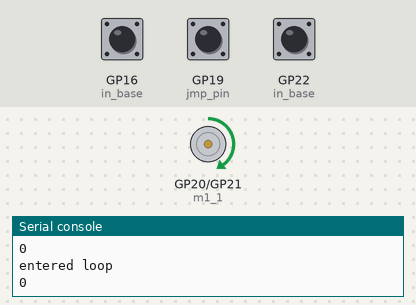
This program was run on a simulated Raspberry Pi Pico running MicroPython. On the bench: motor-driver pin pairs drawn as motors (green arrow = first pin HIGH = forward, orange = second pin HIGH = backward, longer = more drive), the last lines printed to the serial console. Inputs (shaded band) come from the test bench; at power-on: GP22 (in_base) HIGH, GP16 (in_base) HIGH, GP19 (jmp_pin) HIGH.

Above: at 5.0 s.
5.1 s: GP22 (in_base) pulled LOW for 0.15 s
At 5.8 s:
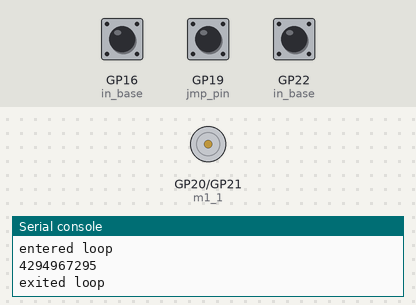
Timing chart, 0 to 8.1 s (numbered marks = the images above; inputs shaded):
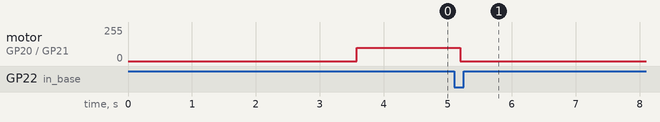

The program:

encoder_motor_tests2.py
```python
# (licence header left out)
# self.encoder = QuadratureDecoder(Pin(19), Pin(22))
# motor 2 with these pins -> motor_2 = Motor(17, 18, 15, 16)
#
from rp2 import PIO, StateMachine, asm_pio
from machine import Pin, PWM
import utime
@asm_pio(autopush=True, push_thresh=32)
def encoder():
    label("start")
    wait(0, pin, 0)         # Wait for CLK to go low
    jmp(pin, "WAIT_HIGH")   # if Data is low
    mov(x, invert(x))           # Increment X
    jmp(x_dec, "nop1")
    label("nop1")
    mov(x, invert(x))
    label("WAIT_HIGH")      # else
    jmp(x_dec, "nop2")          # Decrement X
    label("nop2")

    wait(1, pin, 0)         # Wait for CLK to go high
    jmp(pin, "WAIT_LOW")    # if Data is low
    jmp(x_dec, "nop3")          # Decrement X
    label("nop3")

    label("WAIT_LOW")       # else
    mov(x, invert(x))           # Increment X
    jmp(x_dec, "nop4")
    label("nop4")
    mov(x, invert(x))
    wrap()


sm1 = StateMachine(
    0,
    encoder,
    freq=125_000_000,
    in_base=Pin(22,Pin.IN, Pin.PULL_UP),
    jmp_pin=Pin(19,Pin.IN, Pin.PULL_UP)
    )
sm1.active(1)

sm2 = StateMachine(
    1,
    encoder,
    freq=125_000_000,
    in_base=Pin(16,Pin.IN, Pin.PULL_UP),
    jmp_pin=Pin(15,Pin.IN, Pin.PULL_UP)
    )
sm2.active(1)

# ----------
# Define motors

m1_1 = PWM(Pin(20), freq = 2000)
m1_2 = PWM(Pin(21), freq = 2000)

duration_ms = 1000
start = utime.ticks_ms()

# Example: Run a loop for 2.5 seconds
duration_seconds = 2500
start_time = utime.ticks_ms() # Get the current time in seconds

if __name__ == "__main__":

    while utime.ticks_ms() - start_time < duration_seconds:
        # Your loop code here
        print(f"Loop running, time left: {duration_seconds - (utime.ticks_ms() - start_time)} miliseconds")
        utime.sleep(0.05) # Sleep briefly to prevent the loop from hogging the CPU

    print("Loop finished after 2.5 seconds.")

    print("loading next process...")
    utime.sleep(1)

    utime.sleep(0.05)
    sm1.exec("in_(x, 32)")
    m1_enc = sm1.get()
    sm2.exec("in_(x, 32)")
    m2_enc = sm2.get()
    print(m1_enc, "|",m2_enc)

    target_count = 850
    sm1.exec("in_(x, 32)")
    current_count = sm1.get()
    target_count = (current_count+target_count)
    print(target_count)

    while current_count < target_count:
        print("entered loop")

        m1_1.duty_u16(100*257)
        m1_2.duty_u16(0)

        sm1.rx_fifo()
        sm1.exec("in_(x, 32)")
        current_count = sm1.get()
        print(current_count)

        utime.sleep(0.05)

    print("exited loop")
    m1_1.duty_u16(0)
    m1_2.duty_u16(0)


# --------------------------------------------------------
# Testing other encoder code

# from micromouse import Micromouse
# from machine import Pin, I2C
#
# import time
# import utime
# from PiicoDev_VL53L1X import PiicoDev_VL53L1X
# from PiicoDev_SSD1306 import *
#
# from encoder_sweep import *
#
# mm = Micromouse()
# mm.motor_2.invert_motor()
# mm.drive_stop()
#
# if __name__ == "__main__":
#     while(True):
#         utime.sleep(0.05)
#         m1_enc, m2_enc = mm.get_encoders()
#         print(m1_enc, "|",m2_enc)
#
#
#
# mm.drive_stop()
```

Measured:
- after the input at 5.1 s, motor on GP20 (m1_1) / GP21 (m1_2): forward 100/255 → stopped after 0.09 s
